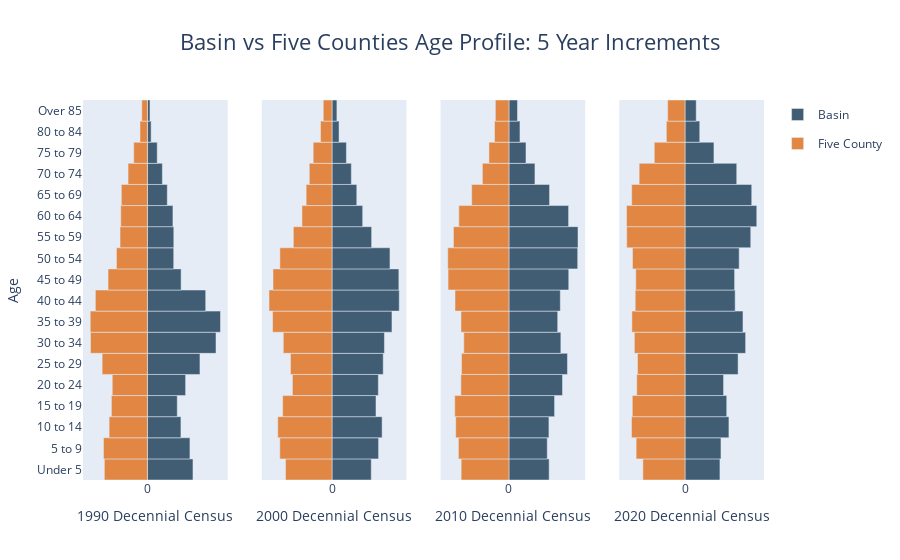

Source (notebook cell):
### Markdown cell above
### Non Tahoe Age comparison

### Code cell
dfAge = census_data.loc[census_data['variable_category'].isin(['TRPA Census Age Categories Grouped: Age'])&(census_data['sample_level'].isin(['tract', 'County']))]
#dfAge_Tahoe = dfAge.loc[dfAgeSex['sample_level']=='tract']
# group by variable name/code/year and sum values
df = dfAge.groupby(['variable_name','variable_code','year_sample', 'sample_level'], as_index= False).sum(['value'])

# ordered list to sort age category by
sort_list = [ 'Under 5', '5 to 9','10 to 14', '15 to 19', '20 to 24', 
            '25 to 29', '30 to 34', '35 to 39', '40 to 44', '45 to 49', 
            '50 to 54', '55 to 59', '60 to 64', '65 to 69', '70 to 74', 
            '75 to 79', '80 to 84', 'Over 85']


# setup a new Year column and format it
df['Year'] = pd.to_datetime(df['year_sample'], format='%Y') 
df['Year']   = df['Year'].dt.strftime('%Y')
# setup a new Count field based on the summed values
df['Count'] = df['value']
df['Age'] = df['variable_name']
# cast count as integer type
df = df.astype({'Count':int})

# keep the new columsn
df = df[['Age','Year','sample_level','Count']]

# set Age to be a categorical field with the same order as the list
df['Age'] = pd.Categorical(df['Age'], categories = sort_list)
# sort the age category
df = df.sort_values(by='Age')

pivotTable = pd.pivot_table(df, values='Count', index=['Age','Year'],
                       columns=['sample_level'], aggfunc=np.sum)
flat = pd.DataFrame(pivotTable.to_records())
df = flat



# Creating instance of the figure

# Creating instance of the figure
fig = make_subplots(rows=1, cols=4, shared_yaxes=True)

df['Basin']=df['tract'] 
df['Five_County']=df['County']


df['TotalCounty'] = df.groupby(['Year'], as_index=False)['Five_County'].transform('sum')
df['TotalBasin'] = df.groupby(['Year'], as_index=False)['Basin'].transform('sum')

df['Basin_Proprotion'] = df['Basin']/df['TotalBasin']
df['County_Proprotion'] = df['County']/df['TotalCounty']

df['Basin_Percentage'] =  round((df['Basin_Proprotion']*100),2)
df['County_Percentage'] = round((df['County_Proprotion']*100),2)

 # Filter by single year
df1990 = df[df['Year']== '1990']
df2000 = df[df['Year']== '2000']
df2010 = df[df['Year']== '2010']
df2020 = df[df['Year']== '2020']

# set x and y variables for plot
y_age90    = df1990['Age']
x_basin90   = df1990['Basin_Proprotion']
x_five_county90 = df1990['County_Proprotion'] * -1

# set x and y variables for plot
y_age00    = df2000['Age']
x_basin00   = df2000['Basin_Proprotion']
x_five_county00 = df2000['County_Proprotion'] * -1

# set x and y variables for plot
y_age10    = df2010['Age']
x_basin10   = df2010['Basin_Proprotion']
x_five_county10 = df2010['County_Proprotion'] * -1

# set x and y variables for plot
y_age20    = df2020['Age']
x_basin20   = df2020['Basin_Proprotion']
x_five_county20 = df2020['County_Proprotion'] * -1

mcolor = '#405d74'
fcolor = '#e28743'
hovertemplate_percent = '%{customdata[1]}: %{customdata[2]:,.1f}% <extra></extra>'
hovertemplate_basin = 'Basin: %{customdata[2]:,.1f}% <extra></extra>'
hovertemplate_counties = '5-Counties: %{customdata[2]:,.1f}% <extra></extra>'
# Adding Male data to the figure

# Creating instance of the figure
fig = make_subplots(rows=1, cols=4, shared_yaxes=True)
fig.add_trace(go.Bar(y= y_age90, 
					x = x_basin90,
					name = 'Basin',
					orientation = 'h',
					marker_color=mcolor,
					legendgroup = 'Basin',
					customdata = np.stack((df1990['Basin_Proprotion'], df1990['Age'], df1990['Basin_Percentage']), axis=-1),
					hovertemplate= hovertemplate_basin
					),
					row=1, col=1)

# Adding Female data to the figure
fig.add_trace(go.Bar(y = y_age90, 
					x = x_five_county90,
					name = 'Five County', 
					orientation = 'h', 
					marker_color=fcolor,
					legendgroup ='Five County',
					customdata = np.stack((df1990['County_Proprotion'], df1990['Age'], df1990['County_Percentage']), axis=-1),
					hovertemplate= hovertemplate_counties
					),
					row=1, col=1)


# Adding Male data to the figure
fig.add_trace(go.Bar(y= y_age00, 
					x = x_basin00,
					name = 'Basin',
					orientation = 'h',
					marker_color=mcolor,
					legendgroup = 'Basin',
                    showlegend  = False,
					customdata = np.stack((df2000['Basin_Proprotion'], df2000['Age'], df2000['Basin_Percentage']), axis=-1),
					hovertemplate=hovertemplate_basin
					),
					row=1, col=2)

# Adding Female data to the figure
fig.add_trace(go.Bar(y = y_age00, 
					x = x_five_county00,
					name = 'Five County', 
					orientation = 'h', 
					marker_color=fcolor,
					legendgroup ='Five County',
                    showlegend  = False,
					customdata = np.stack((df2000['County_Proprotion'], df2000['Age'], df2000['County_Percentage']), axis=-1),
					hovertemplate=hovertemplate_counties
					),
					row=1, col=2)

# Adding Male data to the figure
fig.add_trace(go.Bar(y= y_age10, 
					x = x_basin10,
					name = 'Basin',
					orientation = 'h',
					marker_color=mcolor,
					legendgroup = 'Basin',
					showlegend  = False,
					customdata = np.stack((df2010['Basin_Proprotion'], df2010['Age'], df2010['Basin_Percentage']), axis=-1),
					hovertemplate=hovertemplate_basin
					),
					row=1, col=3)

# Adding Female data to the figure
fig.add_trace(go.Bar(y = y_age10, 
					x = x_five_county10,
					name = 'Five County', 
					orientation = 'h', 
					marker_color=fcolor,
					legendgroup = 'Five County',
					showlegend  = False,
					customdata = np.stack((df2010['County_Proprotion'], df2010['Age'], df2010['County_Percentage']), axis=-1),
					hovertemplate=hovertemplate_counties
					),
					row=1, col=3)

# Adding Male data to the figure
fig.add_trace(go.Bar(y= y_age20, 
					x = x_basin20,
					name = 'Basin',
					orientation = 'h',
					marker_color=mcolor,
					legendgroup = 'Basin',
					showlegend  = False,
					customdata = np.stack((df2020['Basin_Proprotion'], df2020['Age'], df2020['Basin_Percentage']), axis=-1),
					hovertemplate=hovertemplate_basin
					),
					row=1, col=4)

# Adding Female data to the figure
fig.add_trace(go.Bar(y = y_age20, 
					x = x_five_county20,
					name = 'Five County', 
					orientation = 'h', 
					marker_color=fcolor,
					legendgroup ="Five County",
					showlegend  = False,
					customdata = np.stack((df2020['County_Proprotion'], df2020['Age'], df2020['County_Percentage']), axis=-1),
					hovertemplate=hovertemplate_counties
					),
					row=1, col=4)

# Updating the layout
proportion_tick_values = [-.5, -.25, 0, .25, .5]
proportion_tick_text = ['-.5', '-.25', '0', '.25', '.5']
# Updating the layout
fig.update_layout(title = 'Basin vs Five Counties Age Profile: 5 Year Increments',
				title_x=0.5,
				title_font_size = 22, barmode = 'relative',
				bargap = 0.0, bargroupgap = 0,
				hovermode="y unified",
				xaxis = dict(tickvals = proportion_tick_values,
								
							ticktext = proportion_tick_text,
							title_font_size = 14),
				xaxis2 = dict(tickvals = proportion_tick_values,
								
							ticktext = proportion_tick_text,
							title_font_size = 14),
				xaxis3 = dict(tickvals = proportion_tick_values,
								
							ticktext = proportion_tick_text,
							title_font_size = 14),
                xaxis4 = dict(tickvals = proportion_tick_values,
								
							ticktext = proportion_tick_text,
							title_font_size = 14),
				yaxis = dict(					
							title = 'Age',
							title_font_size = 14)			
				)

# edit axis labels
fig['layout']['xaxis']['title'] ='1990 Decennial Census'
fig['layout']['xaxis2']['title']='2000 Decennial Census'
fig['layout']['xaxis3']['title']='2010 Decennial Census'
fig['layout']['xaxis4']['title']='2020 Decennial Census'

fig.show()
fig.write_html(os.path.join(workspace, "Demographics_Tahoe_AgeProfile_5Counties.html"))

### Figure 1 — Plotly figure (JSON) as saved in the notebook; plotly's stock layout.template omitted (floating-point values rounded to 4 significant figures)
{"data": [{"customdata": [[0.07532, "Under 5", 7.53], [0.07029, "5 to 9", 7.03], [0.05542, "10 to 14", 5.54], [0.04934, "15 to 19", 4.93], [0.06313, "20 to 24", 6.31], [0.08686, "25 to 29", 8.69], [0.1134, "30 to 34", 11.34], [0.1208, "35 to 39", 12.08], [0.09634, "40 to 44", 9.63], [0.0557, "45 to 49", 5.57], [0.04349, "50 to 54", 4.35], [0.04361, "55 to 59", 4.36], [0.04221, "60 to 64", 4.22], [0.03282, "65 to 69", 3.28], [0.02471, "70 to 74", 2.47], [0.01618, "75 to 79", 1.62], [0.006124, "80 to 84", 0.61], [0.004246, "Over 85", 0.42]], "hovertemplate": "Basin: %{customdata[2]:,.1f}% <extra></extra>", "legendgroup": "Basin", "marker": {"color": "#405d74"}, "name": "Basin", "orientation": "h", "type": "bar", "x": [0.07532, 0.07029, 0.05542, 0.04934, 0.06313, 0.08686, 0.1134, 0.1208, 0.09634, 0.0557, 0.04349, 0.04361, 0.04221, 0.03282, 0.02471, 0.01618, 0.006124, 0.004246], "xaxis": "x", "y": ["Under 5", "5 to 9", "10 to 14", "15 to 19", "20 to 24", "25 to 29", "30 to 34", "35 to 39", "40 to 44", "45 to 49", "50 to 54", "55 to 59", "60 to 64", "65 to 69", "70 to 74", "75 to 79", "80 to 84", "Over 85"], "yaxis": "y"}, {"customdata": [[0.07127, "Under 5", 7.13], [0.07268, "5 to 9", 7.27], [0.06336, "10 to 14", 6.34], [0.05957, "15 to 19", 5.96], [0.05818, "20 to 24", 5.82], [0.0749, "25 to 29", 7.49], [0.09412, "30 to 34", 9.41], [0.09458, "35 to 39", 9.46], [0.0861, "40 to 44", 8.61], [0.06512, "45 to 49", 6.51], [0.05124, "50 to 54", 5.12], [0.0453, "55 to 59", 4.53], [0.04413, "60 to 64", 4.41], [0.04315, "65 to 69", 4.32], [0.03204, "70 to 74", 3.2], [0.02267, "75 to 79", 2.27], [0.01229, "80 to 84", 1.23], [0.009306, "Over 85", 0.93]], "hovertemplate": "5-Counties: %{customdata[2]:,.1f}% <extra></extra>", "legendgroup": "Five County", "marker": {"color": "#e28743"}, "name": "Five County", "orientation": "h", "type": "bar", "x": [-0.07127, -0.07268, -0.06336, -0.05957, -0.05818, -0.0749, -0.09412, -0.09458, -0.0861, -0.06512, -0.05124, -0.0453, -0.04413, -0.04315, -0.03204, -0.02267, -0.01229, -0.009306], "xaxis": "x", "y": ["Under 5", "5 to 9", "10 to 14", "15 to 19", "20 to 24", "25 to 29", "30 to 34", "35 to 39", "40 to 44", "45 to 49", "50 to 54", "55 to 59", "60 to 64", "65 to 69", "70 to 74", "75 to 79", "80 to 84", "Over 85"], "yaxis": "y"}, {"customdata": [[0.05433, "Under 5", 5.43], [0.06447, "5 to 9", 6.45], [0.06936, "10 to 14", 6.94], [0.06087, "15 to 19", 6.09], [0.06412, "20 to 24", 6.41], [0.07086, "25 to 29", 7.09], [0.07256, "30 to 34", 7.26], [0.08297, "35 to 39", 8.3], [0.09305, "40 to 44", 9.31], [0.09252, "45 to 49", 9.25], [0.08022, "50 to 54", 8.02], [0.05484, "55 to 59", 5.48], [0.04244, "60 to 64", 4.24], [0.03427, "65 to 69", 3.43], [0.02675, "70 to 74", 2.67], [0.0199, "75 to 79", 1.99], [0.009719, "80 to 84", 0.97], [0.006755, "Over 85", 0.68]], "hovertemplate": "Basin: %{customdata[2]:,.1f}% <extra></extra>", "legendgroup": "Basin", "marker": {"color": "#405d74"}, "name": "Basin", "orientation": "h", "showlegend": false, "type": "bar", "x": [0.05433, 0.06447, 0.06936, 0.06087, 0.06412, 0.07086, 0.07256, 0.08297, 0.09305, 0.09252, 0.08022, 0.05484, 0.04244, 0.03427, 0.02675, 0.0199, 0.009719, 0.006755], "xaxis": "x2", "y": ["Under 5", "5 to 9", "10 to 14", "15 to 19", "20 to 24", "25 to 29", "30 to 34", "35 to 39", "40 to 44", "45 to 49", "50 to 54", "55 to 59", "60 to 64", "65 to 69", "70 to 74", "75 to 79", "80 to 84", "Over 85"], "yaxis": "y2"}, {"customdata": [[0.06433, "Under 5", 6.43], [0.0723, "5 to 9", 7.23], [0.07512, "10 to 14", 7.51], [0.06835, "15 to 19", 6.83], [0.05486, "20 to 24", 5.49], [0.05752, "25 to 29", 5.75], [0.06744, "30 to 34", 6.74], [0.08228, "35 to 39", 8.23], [0.08725, "40 to 44", 8.73], [0.0817, "45 to 49", 8.17], [0.07218, "50 to 54", 7.22], [0.05355, "55 to 59", 5.36], [0.04164, "60 to 64", 4.16], [0.03584, "65 to 69", 3.58], [0.03148, "70 to 74", 3.15], [0.02609, "75 to 79", 2.61], [0.01591, "80 to 84", 1.59], [0.01215, "Over 85", 1.21]], "hovertemplate": "5-Counties: %{customdata[2]:,.1f}% <extra></extra>", "legendgroup": "Five County", "marker": {"color": "#e28743"}, "name": "Five County", "orientation": "h", "showlegend": false, "type": "bar", "x": [-0.06433, -0.0723, -0.07512, -0.06835, -0.05486, -0.05752, -0.06744, -0.08228, -0.08725, -0.0817, -0.07218, -0.05355, -0.04164, -0.03584, -0.03148, -0.02609, -0.01591, -0.01215], "xaxis": "x2", "y": ["Under 5", "5 to 9", "10 to 14", "15 to 19", "20 to 24", "25 to 29", "30 to 34", "35 to 39", "40 to 44", "45 to 49", "50 to 54", "55 to 59", "60 to 64", "65 to 69", "70 to 74", "75 to 79", "80 to 84", "Over 85"], "yaxis": "y2"}, {"customdata": [[0.05098, "Under 5", 5.1], [0.04858, "5 to 9", 4.86], [0.0507, "10 to 14", 5.07], [0.05783, "15 to 19", 5.78], [0.06788, "20 to 24", 6.79], [0.07421, "25 to 29", 7.42], [0.06583, "30 to 34", 6.58], [0.06184, "35 to 39", 6.18], [0.06514, "40 to 44", 6.51], [0.07584, "45 to 49", 7.58], [0.08719, "50 to 54", 8.72], [0.08757, "55 to 59", 8.76], [0.07564, "60 to 64", 7.56], [0.05147, "65 to 69", 5.15], [0.03296, "70 to 74", 3.3], [0.02159, "75 to 79", 2.16], [0.01395, "80 to 84", 1.4], [0.01081, "Over 85", 1.08]], "hovertemplate": "Basin: %{customdata[2]:,.1f}% <extra></extra>", "legendgroup": "Basin", "marker": {"color": "#405d74"}, "name": "Basin", "orientation": "h", "showlegend": false, "type": "bar", "x": [0.05098, 0.04858, 0.0507, 0.05783, 0.06788, 0.07421, 0.06583, 0.06184, 0.06514, 0.07584, 0.08719, 0.08757, 0.07564, 0.05147, 0.03296, 0.02159, 0.01395, 0.01081], "xaxis": "x3", "y": ["Under 5", "5 to 9", "10 to 14", "15 to 19", "20 to 24", "25 to 29", "30 to 34", "35 to 39", "40 to 44", "45 to 49", "50 to 54", "55 to 59", "60 to 64", "65 to 69", "70 to 74", "75 to 79", "80 to 84", "Over 85"], "yaxis": "y3"}, {"customdata": [[0.06066, "Under 5", 6.07], [0.06416, "5 to 9", 6.42], [0.06757, "10 to 14", 6.76], [0.0688, "15 to 19", 6.88], [0.06099, "20 to 24", 6.1], [0.06019, "25 to 29", 6.02], [0.05732, "30 to 34", 5.73], [0.06087, "35 to 39", 6.09], [0.06846, "40 to 44", 6.85], [0.07726, "45 to 49", 7.73], [0.07765, "50 to 54", 7.76], [0.07043, "55 to 59", 7.04], [0.0636, "60 to 64", 6.36], [0.04731, "65 to 69", 4.73], [0.03372, "70 to 74", 3.37], [0.0254, "75 to 79", 2.54], [0.01835, "80 to 84", 1.83], [0.01724, "Over 85", 1.72]], "hovertemplate": "5-Counties: %{customdata[2]:,.1f}% <extra></extra>", "legendgroup": "Five County", "marker": {"color": "#e28743"}, "name": "Five County", "orientation": "h", "showlegend": false, "type": "bar", "x": [-0.06066, -0.06416, -0.06757, -0.0688, -0.06099, -0.06019, -0.05732, -0.06087, -0.06846, -0.07726, -0.07765, -0.07043, -0.0636, -0.04731, -0.03372, -0.0254, -0.01835, -0.01724], "xaxis": "x3", "y": ["Under 5", "5 to 9", "10 to 14", "15 to 19", "20 to 24", "25 to 29", "30 to 34", "35 to 39", "40 to 44", "45 to 49", "50 to 54", "55 to 59", "60 to 64", "65 to 69", "70 to 74", "75 to 79", "80 to 84", "Over 85"], "yaxis": "y3"}, {"customdata": [[0.042, "Under 5", 4.2], [0.04324, "5 to 9", 4.32], [0.05282, "10 to 14", 5.28], [0.05018, "15 to 19", 5.02], [0.04636, "20 to 24", 4.64], [0.06386, "25 to 29", 6.39], [0.0729, "30 to 34", 7.29], [0.06973, "35 to 39", 6.97], [0.06032, "40 to 44", 6.03], [0.05962, "45 to 49", 5.96], [0.06515, "50 to 54", 6.52], [0.07908, "55 to 59", 7.91], [0.0863, "60 to 64", 8.63], [0.08025, "65 to 69", 8.03], [0.06222, "70 to 74", 6.22], [0.0348, "75 to 79", 3.48], [0.0177, "80 to 84", 1.77], [0.01346, "Over 85", 1.35]], "hovertemplate": "Basin: %{customdata[2]:,.1f}% <extra></extra>", "legendgroup": "Basin", "marker": {"color": "#405d74"}, "name": "Basin", "orientation": "h", "showlegend": false, "type": "bar", "x": [0.042, 0.04324, 0.05282, 0.05018, 0.04636, 0.06386, 0.0729, 0.06973, 0.06032, 0.05962, 0.06515, 0.07908, 0.0863, 0.08025, 0.06222, 0.0348, 0.0177, 0.01346], "xaxis": "x4", "y": ["Under 5", "5 to 9", "10 to 14", "15 to 19", "20 to 24", "25 to 29", "30 to 34", "35 to 39", "40 to 44", "45 to 49", "50 to 54", "55 to 59", "60 to 64", "65 to 69", "70 to 74", "75 to 79", "80 to 84", "Over 85"], "yaxis": "y4"}, {"customdata": [[0.05069, "Under 5", 5.07], [0.05882, "5 to 9", 5.88], [0.06438, "10 to 14", 6.44], [0.06341, "15 to 19", 6.34], [0.05811, "20 to 24", 5.81], [0.05718, "25 to 29", 5.72], [0.06091, "30 to 34", 6.09], [0.06392, "35 to 39", 6.39], [0.05991, "40 to 44", 5.99], [0.05927, "45 to 49", 5.93], [0.06319, "50 to 54", 6.32], [0.07016, "55 to 59", 7.02], [0.07037, "60 to 64", 7.04], [0.06417, "65 to 69", 6.42], [0.05517, "70 to 74", 5.52], [0.03698, "75 to 79", 3.7], [0.02248, "80 to 84", 2.25], [0.02088, "Over 85", 2.09]], "hovertemplate": "5-Counties: %{customdata[2]:,.1f}% <extra></extra>", "legendgroup": "Five County", "marker": {"color": "#e28743"}, "name": "Five County", "orientation": "h", "showlegend": false, "type": "bar", "x": [-0.05069, -0.05882, -0.06438, -0.06341, -0.05811, -0.05718, -0.06091, -0.06392, -0.05991, -0.05927, -0.06319, -0.07016, -0.07037, -0.06417, -0.05517, -0.03698, -0.02248, -0.02088], "xaxis": "x4", "y": ["Under 5", "5 to 9", "10 to 14", "15 to 19", "20 to 24", "25 to 29", "30 to 34", "35 to 39", "40 to 44", "45 to 49", "50 to 54", "55 to 59", "60 to 64", "65 to 69", "70 to 74", "75 to 79", "80 to 84", "Over 85"], "yaxis": "y4"}], "layout": {"bargap": 0, "bargroupgap": 0, "barmode": "relative", "hovermode": "y unified", "title": {"font": {"size": 22}, "text": "Basin vs Five Counties Age Profile: 5 Year Increments", "x": 0.5}, "xaxis": {"anchor": "y", "domain": [0, 0.2125], "ticktext": ["-.5", "-.25", "0", ".25", ".5"], "tickvals": [-0.5, -0.25, 0, 0.25, 0.5], "title": {"text": "1990 Decennial Census"}}, "xaxis2": {"anchor": "y2", "domain": [0.2625, 0.475], "ticktext": ["-.5", "-.25", "0", ".25", ".5"], "tickvals": [-0.5, -0.25, 0, 0.25, 0.5], "title": {"text": "2000 Decennial Census"}}, "xaxis3": {"anchor": "y3", "domain": [0.525, 0.7375], "ticktext": ["-.5", "-.25", "0", ".25", ".5"], "tickvals": [-0.5, -0.25, 0, 0.25, 0.5], "title": {"text": "2010 Decennial Census"}}, "xaxis4": {"anchor": "y4", "domain": [0.7875, 1], "ticktext": ["-.5", "-.25", "0", ".25", ".5"], "tickvals": [-0.5, -0.25, 0, 0.25, 0.5], "title": {"text": "2020 Decennial Census"}}, "yaxis": {"anchor": "x", "domain": [0, 1], "title": {"font": {"size": 14}, "text": "Age"}}, "yaxis2": {"anchor": "x2", "domain": [0, 1], "matches": "y", "showticklabels": false}, "yaxis3": {"anchor": "x3", "domain": [0, 1], "matches": "y", "showticklabels": false}, "yaxis4": {"anchor": "x4", "domain": [0, 1], "matches": "y", "showticklabels": false}}}
